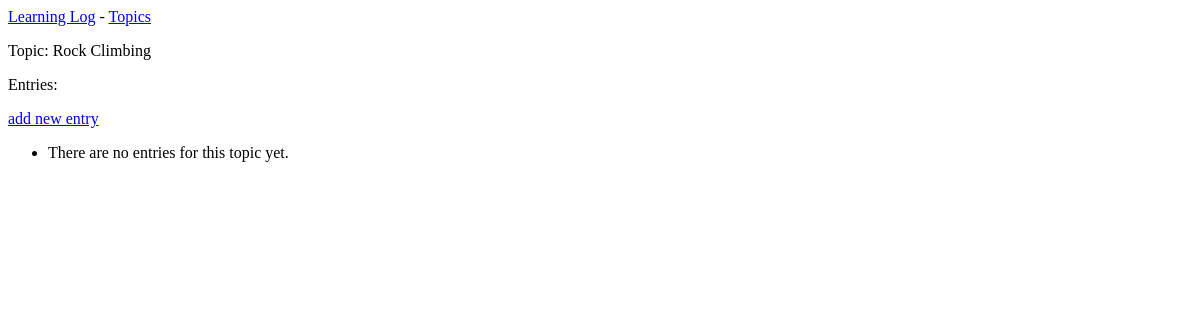
Before: /topics/2/ with the older database file.
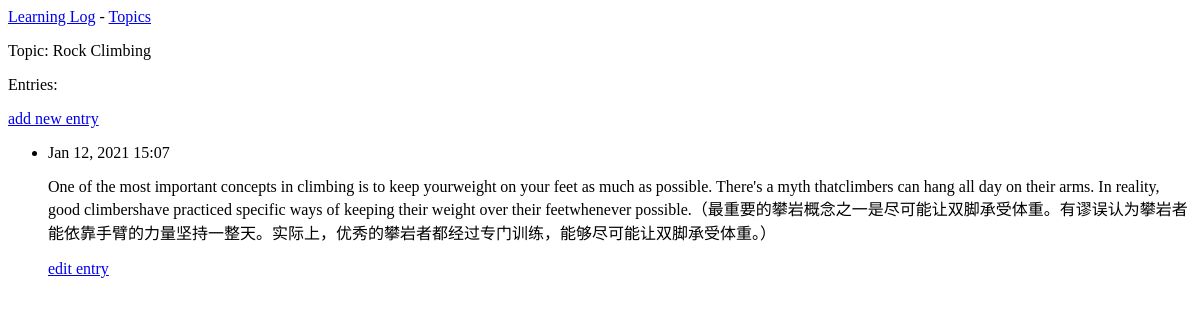
After: the same page with the newer database file.
### learning_logs/models.py (models this page shows, shortened)
class Entry(models.Model):
    topic = models.ForeignKey(Topic, on_delete=models.CASCADE)
    text = models.TextField()
    date_added = models.DateTimeField(auto_now_add=True)
    class Meta:
        verbose_name_plural = 'entries'

### learning_logs/views.py (the view)
# urls.py: url(r'^topics/(?P<topic_id>\d+)/$', views.topic, name='topic'),
def topic(request, topic_id):
    topic = Topic.objects.get(id=topic_id)
    entries = topic.entry_set.order_by('-date_added')
    context = {'topic': topic, 'entries': entries}
    return render(request, 'learning_logs/topic.html', context)

### learning_logs/models.py (called while the page is built)
    def __str__(self):
        return self.text

### learning_logs/templates/learning_logs/topic.html
{% extends 'learning_logs/base.html' %}
{% block content %}
<p>Topic: {{ topic }}</p>
<p>Entries:</p>
<p>
    <a href="{% url 'learning_logs:new_entry' topic.id %}">add new entry</a>
</p>
<ul>
    {% for entry in entries %}
    <li>
        <p>{{ entry.date_added|date:'M d, Y H:i' }}</p>
        <p>{{ entry.text|linebreaks }}</p>
        <p>
            <a href="{% url 'learning_logs:edit_entry' entry.id %}">edit entry</a>
        </p>
    </li>
    {% empty %}
    <li>
        There are no entries for this topic yet.
    </li>
    {% endfor %}
</ul>
{% endblock content %}

Changed rows visible on the page:
added Entry: date_added "Jan 12, 2021 15:07", text "One of the most important concepts in climbing is to keep yourweight on your feet as much as possible. There's a myth thatclimbers can hang all day on their arms. In reality, good climbershave practiced specific ways of keeping their weight over their feetwhenever possible.（最重要的攀岩概念之一是尽可能让双脚承受体重。有谬误认为攀岩者能依靠手臂的力量坚持一整天。实际上，优秀的攀岩者都经过专门训练，能够尽可能让双脚承受体重。）"
Other visible differences:
text no longer shown: "There are no entries for this topic yet."
